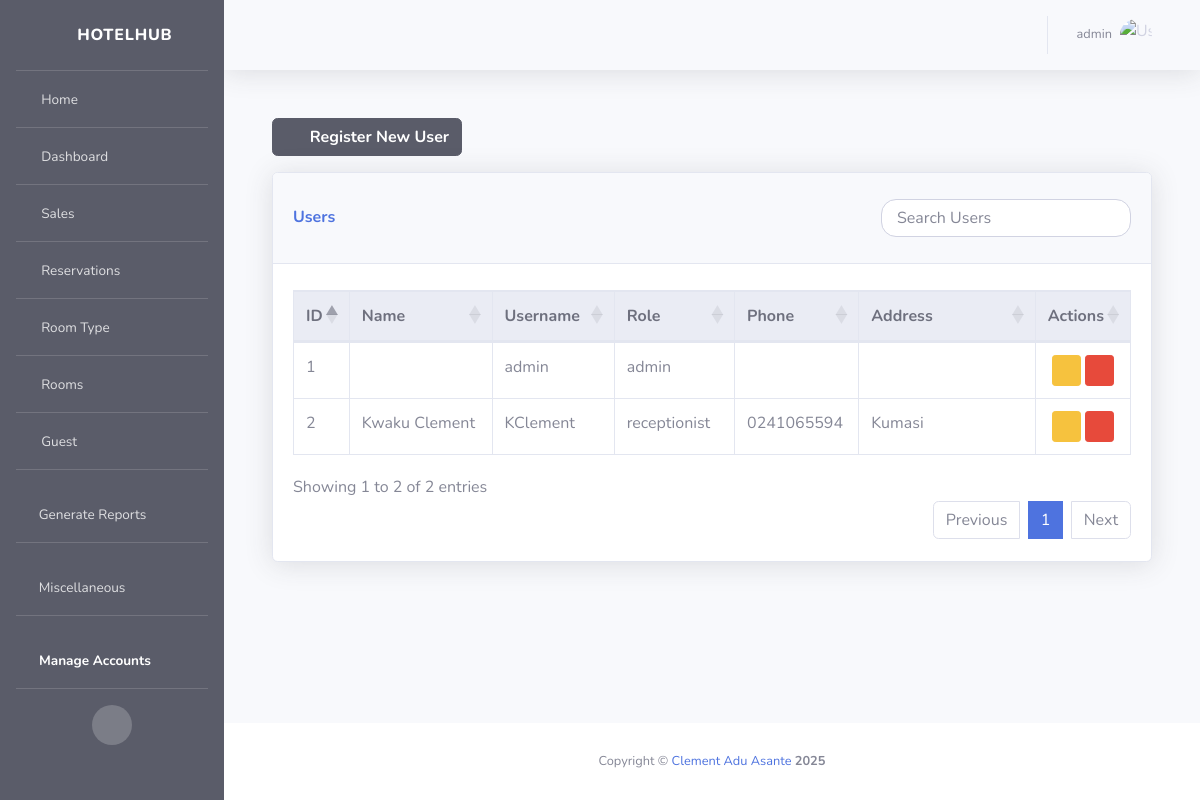
Screenshot of /authentication/users_list/ (signed in) with the database file from the repository.
### authentication/models.py (models this page shows, shortened)
class Users(AbstractBaseUser, PermissionsMixin):
    ROLE_CHOICES = [
        ('admin', 'Admin'),
        ('receptionist', 'Receptionist'),
        ('manager', 'Manager'),
        ('seller', 'Seller')
    ]
    first_name = models.CharField(max_length=256, blank=False, null=False)
    last_name = models.CharField(max_length=256, blank=False, null=False)
    username = models.CharField(max_length=256, unique=True, blank=False, null=False)
    role = models.CharField(max_length=20, choices=ROLE_CHOICES)
    phone = models.CharField(max_length=30, blank=False, null=False)
    address = models.TextField(max_length=256, blank=False, null=False)
    is_active = models.BooleanField(default=True)
    is_staff = models.BooleanField(default=False)
    last_login = models.DateTimeField(null=True, blank=True)
    objects = CustomUserManager()
    USERNAME_FIELD = 'username'
    REQUIRED_FIELDS = []
    class Meta:
        db_table = 'Users'
    def get_full_name(self):
        return f"{self.first_name} {self.last_name}"

### authentication/views.py (the view)
# urls.py: path('users_list/', users_list_view, name="users_list"),
@login_required
def users_list_view(request):
    context = {
        "active_icon": 'users',
        "users": Users.objects.all()
    }
    return render(request, "users_list.html", context=context)

### activitylog/activity_logger.py (called while the page is built)
    def __call__(self, request):
        response = self.get_response(request)
        if request.user.is_authenticated:
            action = f"{request.method} {request.path}"
            details = f"User: {request.user.username}, IP: {request.META.get('REMOTE_ADDR')}, User-Agent: {request.META.get('HTTP_USER_AGENT')}"
            ip_address = request.META.get('REMOTE_ADDR')
            mac_address = self.get_mac_address()
            ActivityLog.objects.create(
                user=request.user,
                action=action,
                details=details,
                ip_address=ip_address,
                mac_address=mac_address
            )
        return response

    def get_mac_address(self):
        mac_num = hex(uuid.getnode()).replace('0x', '').upper()
        mac = '-'.join(mac_num[i: i+2] for i in range(0, 11, 2))
        return mac

### authentication/templates/users_list.html (shortened to what this page needs)
{% extends "base.html" %}
{% load static %}
{% block stylesheets %}
<link href="{% static 'vendor/datatables/dataTables.bootstrap4.min.css' %}" rel="stylesheet">
<link href="{% static 'css/pagination_buttons.css' %}" rel="stylesheet">
{% endblock stylesheets %}
{% block content %}
<div class="container-fluid">
    <div class="row ml-0 mb-3">
        <a href="{% url 'authentication:register' %}">
            <button type="button" class="btn btn-dark font-weight-bold">
                <i class="fas fa-plus mr-2"></i>
                Register New User
            </button>
        </a>
    </div>
    <div class="card shadow mb-4">
        <div class="card-header py-3 d-flex justify-content-between align-items-center">
            <h6 class="m-0 font-weight-bold text-primary">Users</h6>
            <input type="text" class="form-control" id="usersSearch" placeholder="Search Users">
        </div>
        <div class="card-body">
            <div class="table-responsive">
                <table class="table table-bordered table-hover" id="dataTable" width="100%" cellspacing="0">
                    <thead class="thead-light">
                        <tr>
                            <th>ID</th>
                            <th style="width:20%">Name</th>
                            <th style="width:15%">Username</th>
                            <th style="width:15%">Role</th>
                            <th style="width:15%">Phone</th>
                            <th style="width:25%">Address</th>
                            <th class="text-center" style="width:10%">Actions</th>
                        </tr>
                    </thead>
                    <tbody>
                        {% for u in users %}
                        <tr>
                            <td>{{ u.id }}</td>
                            <td>{{ u.get_full_name }}</td>
                            <td>{{ u.username }}</td>
                            <td>{{ u.role }}</td>
                            <td>{{ u.phone }}</td>
                            <td>{{ u.address }}</td>
                            <td class="text-center">
                                <a href="{% url 'authentication:update_user' u.id %}" class="text-decoration-none">
                                    <button type="button" class="btn btn-warning btn-sm" data-bs-toggle="tooltip" title="Update User">
                                        <i class="fas fa-pencil-alt"></i>
                                    </button>
                                </a>
                                <button type="button" class="btn btn-danger btn-sm" data-toggle="modal" data-target="#deleteModal{{ u.id }}">
                                    <i class="fas fa-trash"></i>
                                </button>
                            </td>
                        </tr>
                        {% endfor %}
                    </tbody>
                </table>
            </div>
        </div>
    </div>
</div>
{% endblock content %}

### templates/navbar.html (shortened to what this page needs)
{% load static %}
<nav class="navbar navbar-expand navbar-light bg-gradient topbar mb-4 static-top shadow">
    <ul class="navbar-nav ml-auto">
        <li class="nav-item dropdown">
            <a class="nav-link dropdown-toggle" href="#" id="userDropdown" role="button" data-toggle="dropdown" aria-expanded="false">
                <span class="mr-2 d-none d-lg-inline text-gray-600 small">{{ request.user.username }}</span>
                <img class="img-profile rounded-circle" src="{% static 'img/undraw_profile.svg' %}" alt="User Profile">
            </a>
        </li>
    </ul>
</nav>

### authentication/templates/users_list.html (style rules this page uses)
#usersSearch { max-width: 250px; border-radius: 15px; padding: 5px 15px; margin: 10px 0; }

### rows the page displays
Users: user.username "admin", id "1", username "admin", role "admin"
Users: id "2", get_full_name "Kwaku Clement", username "KClement", role "receptionist", phone "0241065594", address "Kumasi"
